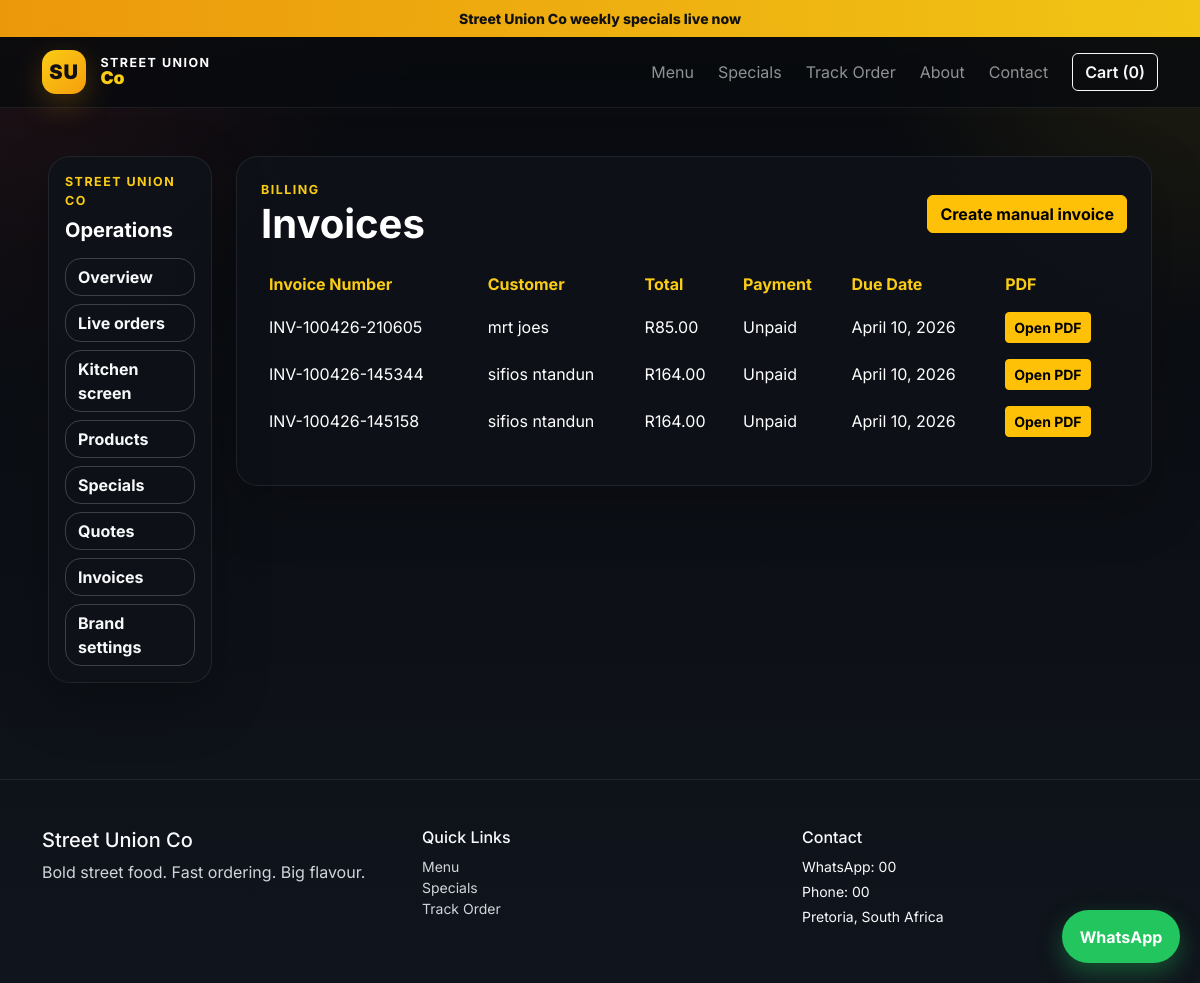
The app's page /dashboard/invoices/ with its own data.
### orders/models.py (models this page shows, shortened)
class TimeStampedModel(models.Model):
    created_at = models.DateTimeField(auto_now_add=True)
    updated_at = models.DateTimeField(auto_now=True)
    class Meta:
        abstract = True

class SiteSetting(TimeStampedModel):
    business_name = models.CharField(max_length=150, default='Street Union Co')
    tagline = models.CharField(max_length=220, blank=True)
    whatsapp_number = models.CharField(max_length=20, blank=True)
    support_email = models.EmailField(blank=True)
    phone_number = models.CharField(max_length=20, blank=True)
    address = models.TextField(blank=True)
    delivery_note = models.CharField(max_length=220, blank=True)
    promo_text = models.CharField(max_length=220, blank=True)

class Invoice(TimeStampedModel):
    PAYMENT_CHOICES = [
        ('unpaid', 'Unpaid'),
        ('partial', 'Partial'),
        ('paid', 'Paid'),
    ]
    customer = models.ForeignKey(Customer, on_delete=models.CASCADE, related_name='invoices')
    order = models.ForeignKey(Order, on_delete=models.SET_NULL, null=True, blank=True)
    quote = models.ForeignKey(Quote, on_delete=models.SET_NULL, null=True, blank=True)
    invoice_number = models.CharField(max_length=40, unique=True)
    due_date = models.DateField(null=True, blank=True)
    note = models.TextField(blank=True)
    subtotal = models.DecimalField(max_digits=10, decimal_places=2, default=0)
    delivery_fee = models.DecimalField(max_digits=10, decimal_places=2, default=0)
    total = models.DecimalField(max_digits=10, decimal_places=2, default=0)
    payment_status = models.CharField(max_length=20, choices=PAYMENT_CHOICES, default='unpaid')
    class Meta:
        ordering = ['-created_at']

class Customer(TimeStampedModel):
    first_name = models.CharField(max_length=100)
    last_name = models.CharField(max_length=100, blank=True)
    phone_number = models.CharField(max_length=20)
    email = models.EmailField(blank=True)
    class Meta:
        ordering = ['first_name', 'last_name']
    def __str__(self):
        return f'{self.first_name} {self.last_name}'.strip()

### orders/views.py (the view)
# urls.py: path('dashboard/invoices/', views.dashboard_invoices, name='dashboard_invoices'),
def dashboard_invoices(request: HttpRequest) -> HttpResponse:
    return render(request, 'orders/dashboard/invoices.html', {'invoices': Invoice.objects.select_related('customer')})

### orders/templates/orders/dashboard/invoices.html
{% extends 'orders/dashboard/base_dashboard.html' %}
{% block dashboard_content %}
<div class="panel p-4">
    <div class="d-flex justify-content-between align-items-center flex-wrap gap-3 mb-3">
        <div>
            <div class="section-kicker">Billing</div>
            <h1 class="fw-bold mb-0">Invoices</h1>
        </div>
        <a href="{% url 'orders:invoice_create' %}" class="btn btn-warning">Create manual invoice</a>
    </div>
    <div class="table-responsive">
        <table class="table table-dark table-borderless align-middle">
            <thead><tr><th>Invoice Number</th><th>Customer</th><th>Total</th><th>Payment</th><th>Due Date</th><th>PDF</th></tr></thead>
            <tbody>
            {% for invoice in invoices %}
            <tr>
                <td>{{ invoice.invoice_number }}</td>
                <td>{{ invoice.customer }}</td>
                <td>{{ currency_symbol }}{{ invoice.total }}</td>
                <td>{{ invoice.get_payment_status_display }}</td>
                <td>{{ invoice.due_date|default:'-' }}</td>
                <td><a href="{% url 'orders:invoice_pdf' invoice.id %}" class="btn btn-sm btn-warning" target="_blank">Open PDF</a></td>
            </tr>
            {% empty %}
            <tr><td colspan="6" class="text-light-emphasis">No invoices available.</td></tr>
            {% endfor %}
            </tbody>
        </table>
    </div>
</div>
{% endblock %}

### orders/templates/orders/base.html (shortened to what this page needs)
{% load static %}
<!doctype html>
<html lang="en">
<head>
    <link href="https://cdn.jsdelivr.net/npm/bootstrap@5.3.3/dist/css/bootstrap.min.css" rel="stylesheet">
    <link href="{% static 'css/styles.css' %}" rel="stylesheet">
</head>
<body>
    <div class="promo-bar text-center py-2 small">
        {{ site_settings.promo_text|default:'Street Union Co specials are live this week' }}
    </div>
    <nav class="navbar navbar-expand-lg navbar-dark sticky-top glass-nav">
        <div class="container">
            <a class="navbar-brand fw-bold brand-lockup" href="{% url 'orders:home' %}">
                <span class="brand-mark">SU</span>
                <span>
                    <small>Street Union</small>
                    <strong>Co</strong>
                </span>
            </a>
            <div class="collapse navbar-collapse">
                <ul class="navbar-nav ms-auto mb-2 mb-lg-0 align-items-lg-center gap-lg-2">
                    <li class="nav-item"><a class="nav-link" href="{% url 'orders:menu' %}">Menu</a></li>
                    <li class="nav-item"><a class="nav-link" href="{% url 'orders:specials' %}">Specials</a></li>
                    <li class="nav-item"><a class="nav-link" href="{% url 'orders:track_order' %}">Track Order</a></li>
                    <li class="nav-item"><a class="nav-link" href="{% url 'orders:about' %}">About</a></li>
                    <li class="nav-item"><a class="nav-link" href="{% url 'orders:contact' %}">Contact</a></li>
                    <li class="nav-item ms-lg-2">
                        <button class="btn btn-outline-light fw-semibold" type="button" data-bs-toggle="offcanvas" data-bs-target="#cartDrawer">
                            Cart ({{ cart_count|default:0 }})
                        </button>
                    </li>
                </ul>
            </div>
        </div>
    </nav>
    <main>
        {% block content %}{% endblock %}
    </main>
    <a class="whatsapp-float" target="_blank" rel="noopener" href="https://wa.me/{{ whatsapp_number }}">WhatsApp</a>
    <footer class="site-footer mt-5 py-5">
        <div class="container">
            <div class="row g-4">
                <div class="col-md-4">
                    <h5>{{ business_name }}</h5>
                    <p class="text-light-emphasis">{{ site_settings.tagline|default:'Fast flavour. Strong branding. Clean ordering.' }}</p>
                </div>
                <div class="col-md-4">
                    <h6>Quick Links</h6>
                    <ul class="list-unstyled small">
                        <li><a href="{% url 'orders:menu' %}">Menu</a></li>
                        <li><a href="{% url 'orders:specials' %}">Specials</a></li>
                        <li><a href="{% url 'orders:track_order' %}">Track Order</a></li>
                    </ul>
                </div>
                <div class="col-md-4">
                    <h6>Contact</h6>
                    <p class="small mb-1">WhatsApp: {{ site_settings.whatsapp_number|default:whatsapp_number }}</p>
                    <p class="small mb-1">Phone: {{ site_settings.phone_number|default:'067 000 0000' }}</p>
                    <p class="small mb-0">{{ site_settings.address|default:'Pretoria, South Africa' }}</p>
                </div>
            </div>
        </div>
    </footer>
</body>
</html>

### static/css/styles.css (style rules this page uses)
:root { --bg: #0b0d12; --panel: rgba(15, 18, 24, 0.92); --panel-2: rgba(22, 26, 34, 0.95); --panel-border: rgba(255, 255, 255, 0.08); --text: #f8fafc; --muted: #d1d5db; --accent: #facc15; --accent-strong: #f59e0b; --success: #22c55e; }
* { box-sizing: border-box; }
body { font-family: 'Inter', sans-serif; background: radial-gradient(circle at top right, rgba(250, 204, 21, 0.10), transparent 22%), radial-gradient(circle at top left, rgba(239, 68, 68, 0.10), transparent 24%), linear-gradient(180deg, #080a0e 0%, #10141c 100%); color: var(--text); }
a { color: inherit; text-decoration: none; }
.promo-bar { background: linear-gradient(90deg, rgba(245, 158, 11, 0.96), rgba(250, 204, 21, 0.96)); color: #111111; font-weight: 800; }
.glass-nav { backdrop-filter: blur(18px); background: rgba(8, 10, 14, 0.80); border-bottom: 1px solid var(--panel-border); }
.brand-lockup { display: inline-flex; align-items: center; gap: 0.9rem; }
.brand-mark { width: 44px; height: 44px; display: inline-flex; align-items: center; justify-content: center; border-radius: 14px; background: linear-gradient(135deg, var(--accent), var(--accent-strong)); color: #111111; font-weight: 900; letter-spacing: 0.04em; box-shadow: 0 10px 30px rgba(245, 158, 11, 0.25); }
.brand-lockup small, .brand-lockup strong { display: block; line-height: 1; }
.brand-lockup small { color: #ffffff; font-size: 0.78rem; text-transform: uppercase; letter-spacing: 0.12em; }
.brand-lockup strong { color: var(--accent); font-size: 1.1rem; }
.hero-panel, .panel, .success-panel, .special-card, .food-card, .empty-panel, .cart-drawer { background: var(--panel); border: 1px solid var(--panel-border); box-shadow: 0 20px 60px rgba(0, 0, 0, 0.24); border-radius: 1.5rem; }
.section-kicker { text-transform: uppercase; letter-spacing: 0.12em; color: var(--accent); font-size: 0.78rem; font-weight: 700; }
.whatsapp-float { position: fixed; right: 20px; bottom: 20px; background: #22c55e; color: white; padding: 0.9rem 1.1rem; border-radius: 999px; font-weight: 700; box-shadow: 0 10px 25px rgba(34,197,94,0.35); z-index: 1040; }
.site-footer { border-top: 1px solid var(--panel-border); color: var(--text); }
.site-footer a { color: var(--muted); }
.table-dark { --bs-table-bg: transparent !important; }
.text-light-emphasis, .text-body-secondary, .text-muted { color: #d1d5db !important; }
.food-card .btn, .hero-panel .btn, .special-card .btn, .panel .btn { font-weight: 700; }
.food-card h5, .food-card p, .hero-panel h3, .hero-panel p, .special-card h4, .special-card p, .empty-panel, .panel, .success-panel, .mini-panel, .stat-card, .category-pill, .drawer-item, .drawer-total, .cart-drawer { color: #ffffff; }
.dashboard-shell .panel { border-radius: 1.35rem; }
.table td, .table th { color: #fff !important; }
.table thead th { color: #facc15 !important; }

### records on screen
SiteSetting: promo_text "Street Union Co weekly specials live now", business_name "Street Union Co", tagline "Bold street food. Fast ordering. Big flavour.", whatsapp_number "00", phone_number "00", address "Pretoria, South Africa"
Invoice: invoice_number "INV-100426-210605", customer "mrt joes", currency_symbol "R", total "85.00", payment_status "Unpaid", due_date "April 10, 2026"
Invoice: invoice_number "INV-100426-145344", customer "sifios ntandun", currency_symbol "R", total "164.00", payment_status "Unpaid", due_date "April 10, 2026"
Invoice: invoice_number "INV-100426-145158", customer "sifios ntandun", currency_symbol "R", total "164.00", payment_status "Unpaid", due_date "April 10, 2026"

### other values on screen
{{ cart_count|default:0 }} "0"
